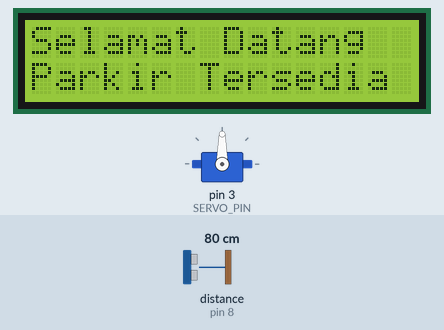
Recording of a sketch running on a simulated Arduino Uno, built with avr-gcc and run on an emulated ATmega328P. Shown: servo, 16×2 character LCD. Wiring (inferred from the names in the program): ultrasonic range finder: trigger pin 9; echo pin 8. The inputs (shaded band) are chosen by the test bench; at power-on: distance to the obstacle (sensor on pin 8) 80 cm. The echo pulse lasts 58.3 µs per cm; what the sketch prints to the serial monitor is not drawn.

Above: at 1.2 s.
1.3 s: distance to the obstacle (sensor on pin 8) set to 14 cm
At 2.4 s:
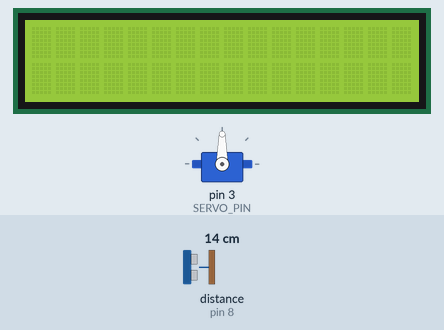
2.9 s: distance to the obstacle (sensor on pin 8) set to 10 cm
At 3.4 s:
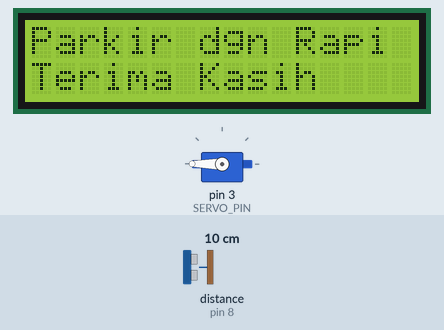
5.9 s: distance to the obstacle (sensor on pin 8) set to 33 cm
At 7.1 s:
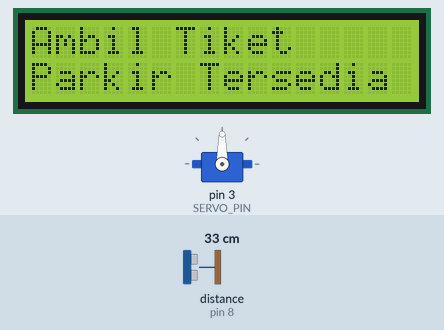
8.9 s: distance to the obstacle (sensor on pin 8) set to 4 cm
At 10.0 s:
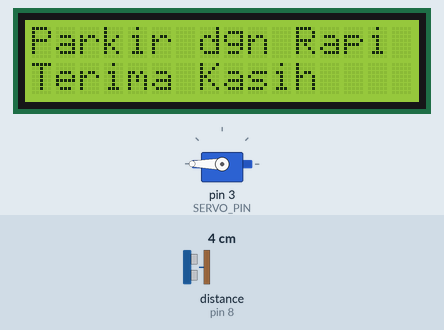
Timing chart, 0 to 11.9 s (numbered marks = the images above; inputs shaded):
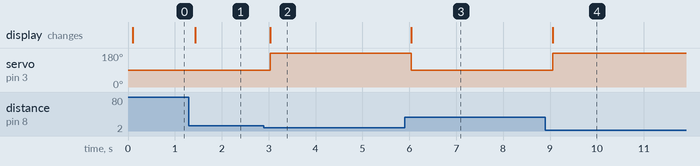

Measured:
- the behaviour switches between 12 and 11 cm on distance to the obstacle (sensor on pin 8) (found by bisection; images 1 and 2)
- after the input at 1.3 s, the display: changes after 0.14 s (image 1)
- after the input at 2.9 s, servo on pin 3 (SERVO_PIN): 90° → 180° after 0.13 s; the display: changes after 0.13 s (image 2)
- after the input at 5.9 s, servo on pin 3 (SERVO_PIN): 180° → 90° after 0.14 s; the display: changes after 0.14 s (image 3)
- after the input at 8.9 s, servo on pin 3 (SERVO_PIN): 90° → 180° after 0.15 s; the display: changes after 0.15 s (image 4)

The sketch:

servo-ultrasonic-lcd.ino
```cpp
#include <Arduino.h>
#include <Wire.h>
#include <Servo.h>
#include <LiquidCrystal_I2C.h>

#define SERVO_PIN 3
#define Echo_PIN 8
#define Trig_PIN 9

Servo myServo;
LiquidCrystal_I2C lcd(0x27, 16, 2);

void setup() {
  Serial.begin(9600);
  pinMode(Trig_PIN, OUTPUT);
  pinMode(Echo_PIN, INPUT);

  myServo.attach(SERVO_PIN);
  myServo.write(90);  // Palang tertutup

  lcd.init();
  lcd.backlight();
}

void loop() {
  long duration;
  int distance;

  // Trigger sensor ultrasonik
  digitalWrite(Trig_PIN, LOW);
  delayMicroseconds(2);
  digitalWrite(Trig_PIN, HIGH);
  delayMicroseconds(10);
  digitalWrite(Trig_PIN, LOW);

  duration = pulseIn(Echo_PIN, HIGH);
  distance = duration * 0.034 / 2;

  Serial.print("Jarak: ");
  Serial.print(distance);
  Serial.println(" cm");

  lcd.clear();

  if (distance > 50) {
    // Tidak ada kendaraan
    lcd.setCursor(0, 0);
    lcd.print("Selamat Datang");
    lcd.setCursor(0, 1);
    lcd.print("Parkir Tersedia");
    myServo.write(90); // Palang tertutup
  }
  else if (distance <= 50 && distance > 30) {
    // Kendaraan mendekat
    lcd.setCursor(0, 0);
    lcd.print("Ambil Tiket");
    lcd.setCursor(0, 1);
    lcd.print("Parkir Tersedia");
    myServo.write(90); // Tetap tertutup
  }
  else if (distance <= 10) {
    // Kendaraan sangat dekat
    lcd.setCursor(0, 0);
    lcd.print("Parkir dgn Rapi");
    lcd.setCursor(0, 1);
    lcd.print("Terima Kasih");
    myServo.write(180); // Palang terbuka
  }
  delay(100);
}
```
